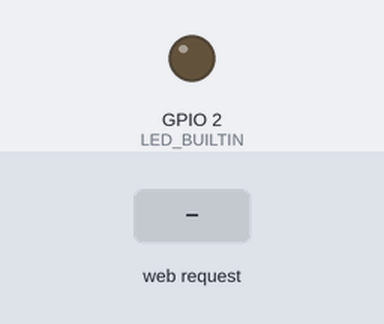
This sketch was run on a simulated ESP8266 (NodeMCU). Parts: output pins drawn as LEDs (lit = HIGH, except the on-board LED, lit = LOW). The test bench sets the inputs (shaded band). What the sketch prints to the serial monitor is not drawn.

Above: at 1.2 s.
1.3 s: HTTP request GET /toggle received
At 2.5 s:
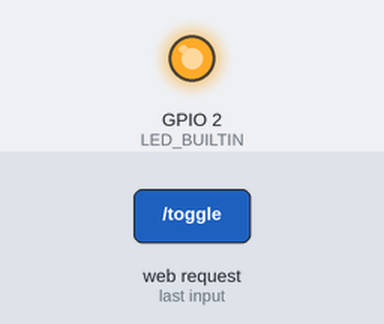
Timing chart, 0 to 4.3 s (numbered marks = the images above; inputs shaded):
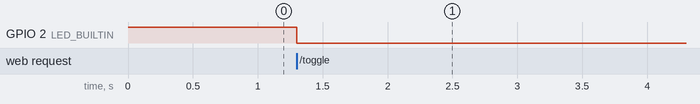

Measured:
- after the input at 1.3 s, GPIO 2 (LED_BUILTIN): HIGH → LOW at once

The sketch:

seperate_dashboard_files.ino
```cpp
#include <ESP8266WiFi.h>
#include <ESP8266WebServer.h>
#include "index_html.h"
#include "styles_css.h"
#include "script_js.h"

const char* ssid = "ESP8266";
const char* password = "12345678";

ESP8266WebServer server(80);

bool ledState = false;

void handleRoot() {
  String html = String(INDEX_HTML);
  html.replace("/* Styles will be inserted here */", STYLES_CSS);
  html.replace("// JavaScript will be inserted here", SCRIPT_JS);
  server.send(200, "text/html", html);
}

void handleToggle() {
  ledState = !ledState;
  digitalWrite(LED_BUILTIN, ledState ? LOW : HIGH);  // LOW turns the LED on for most ESP8266 boards
  server.send(200, "text/plain", ledState ? "LED Status: ON" : "LED Status: OFF");
}

void setup() {
  Serial.begin(115200);
  pinMode(LED_BUILTIN, OUTPUT);
  digitalWrite(LED_BUILTIN, HIGH);  // Turn LED off initially

  // Set up Access Point
  WiFi.softAP(ssid, password);

  IPAddress myIP = WiFi.softAPIP();
  Serial.print("AP IP address: ");
  Serial.println(myIP);

  server.on("/", handleRoot);
  server.on("/toggle", handleToggle);

  server.begin();
  Serial.println("HTTP server started");
}

void loop() {
  server.handleClient();
}
```

index_html.h
```cpp
#ifndef INDEX_HTML_H
#define INDEX_HTML_H

const char INDEX_HTML[] PROGMEM = R"rawliteral(
<!DOCTYPE HTML>
<html>
<head>
  <title>ESP8266 Dashboard</title>
  <meta name="viewport" content="width=device-width, initial-scale=1">
  <style>
    /* Styles will be inserted here */
  </style>
</head>
<body>
  <h1>ESP8266 Dashboard</h1>
  <p>Welcome to your ESP8266 Web Server</p>
  <button class="button" onclick="toggleLED()">Toggle LED</button>
  <p id="ledStatus">LED Status: OFF</p>

  <script>
    // JavaScript will be inserted here
  </script>
</body>
</html>
)rawliteral";

#endif
```

script_js.h
```cpp
#ifndef SCRIPT_JS_H
#define SCRIPT_JS_H

const char SCRIPT_JS[] PROGMEM = R"rawliteral(
function toggleLED() {
  var xhttp = new XMLHttpRequest();
  xhttp.onreadystatechange = function() {
    if (this.readyState == 4 && this.status == 200) {
      document.getElementById("ledStatus").innerHTML = this.responseText;
    }
  };
  xhttp.open("GET", "/toggle", true);
  xhttp.send();
}
)rawliteral";

#endif
```

styles_css.h
```cpp
#ifndef STYLES_CSS_H
#define STYLES_CSS_H

const char STYLES_CSS[] PROGMEM = R"rawliteral(
body {
  font-family: Arial, sans-serif;
  text-align: center;
  margin-top: 50px;
}
.button {
  background-color: #4CAF50;
  border: none;
  color: white;
  padding: 15px 32px;
  text-align: center;
  text-decoration: none;
  display: inline-block;
  font-size: 16px;
  margin: 4px 2px;
  cursor: pointer;
}
)rawliteral";

#endif
```
